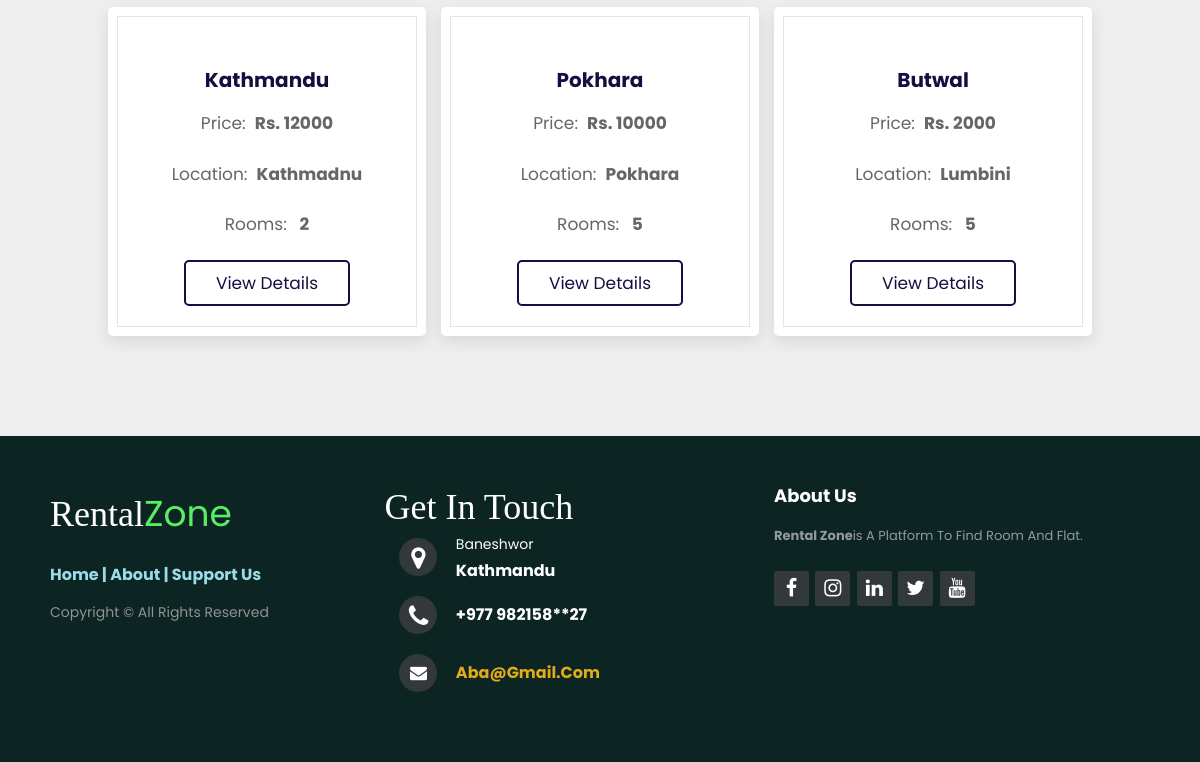
The app's page / (lower part), older data.
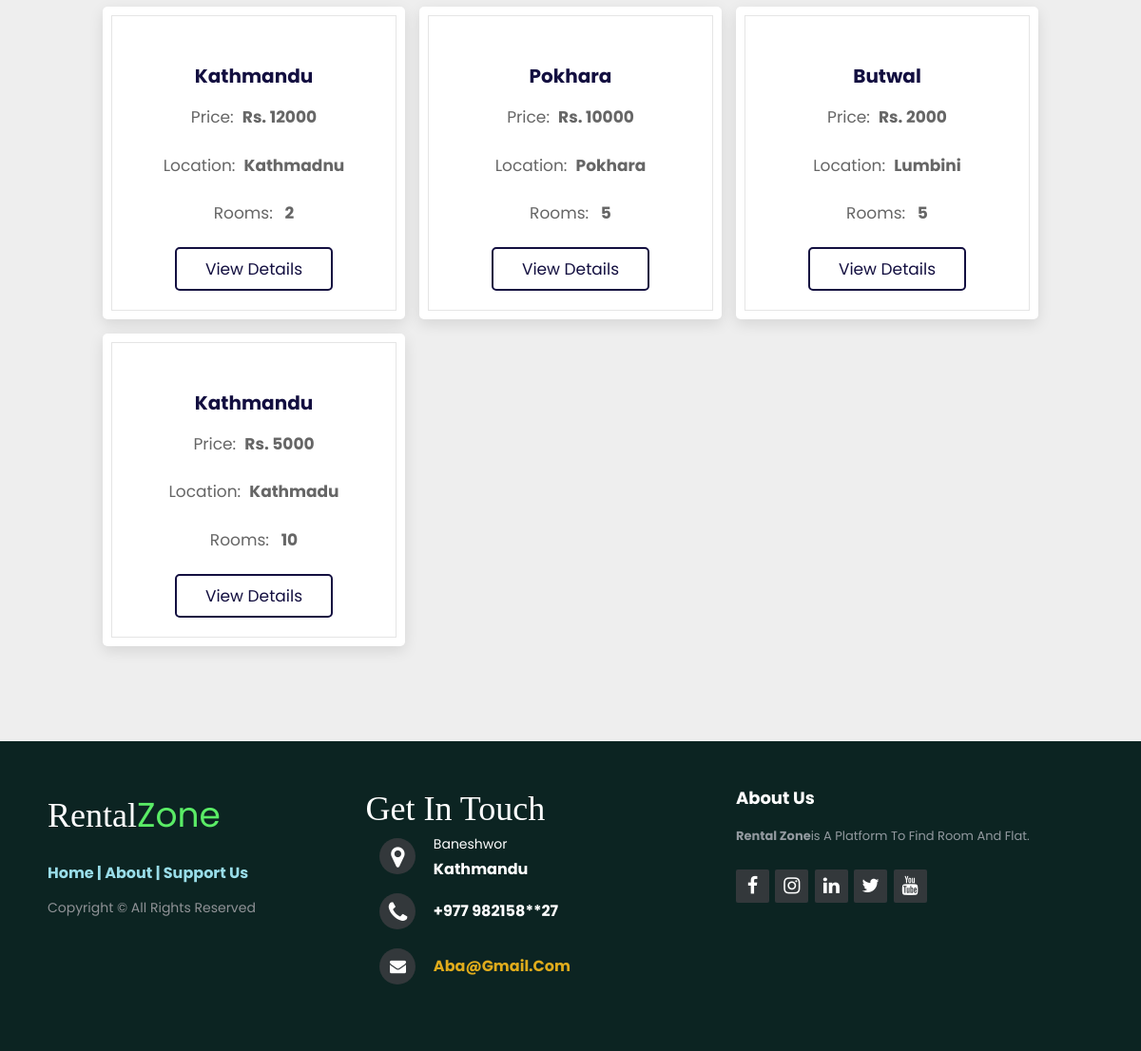
The same page, newer data.
### rooms/models.py (models this page shows)
class Room(models.Model):
   owner = models.ForeignKey(CustomUser,on_delete=models.CASCADE)
   number_of_room = models.PositiveIntegerField(default=0,null=True,blank=True)
   available_rooms = models.PositiveIntegerField(default=0,null=True,blank=True)
   room_price = models.PositiveIntegerField(default=0,null=True,blank=True)
   area_of_room = models.CharField(max_length=45,null=True,blank=True)
   floor = models.CharField(max_length=45,null=True,blank=True)
   parking = models.BooleanField(default=False,null=True,blank=True)
   address = models.CharField(max_length=100,null=True,blank=True)
   city = models.CharField(max_length=25,null=True,blank=True)
   state = models.CharField(max_length=25,null=True,blank=True)
   country = models.CharField(max_length=25,null=True,blank=True)
   image1 =  models.ImageField(upload_to='rooms/', null=True, blank=True )
   image2 = models.ImageField(upload_to='rooms/', null=True, blank=True)
   image3 = models.ImageField(upload_to='rooms/', null=True, blank=True)
   image4 = models.ImageField(upload_to='rooms/', null=True, blank=True)
   description = models.TextField(null=True, blank=True)
   map_link= models.TextField(null=True, blank=True)

### rooms/views.py (the view)
# urls.py: path('', views.index , name = "index"),
def index(request):
    roomList = Room.objects.all()
    latest_four = Room.objects.all().order_by('-id')[:4]
    latest_four = reversed(latest_four)
    context ={'latest_four':latest_four}
    return render(request,'index.html',context)

### templates/index.html (shortened to what this page needs)
{% load static %}
<!DOCTYPE html>
<html lang="en">
<head>
  <link rel="stylesheet" href="https://unpkg.com/swiper@7/swiper-bundle.min.css" />
  <link rel="stylesheet" href="https://stackpath.bootstrapcdn.com/font-awesome/4.7.0/css/font-awesome.min.css">
  <link rel="stylesheet" href="https://cdnjs.cloudflare.com/ajax/libs/font-awesome/5.15.4/css/all.min.css">
  <link rel="stylesheet" href="http://maxcdn.bootstrapcdn.com/font-awesome/4.2.0/css/font-awesome.min.css">
  <link rel="stylesheet" href=" {% static 'css/style.css' %} ">
  <link rel="stylesheet" href="{% static 'css/rooms.css' %}">
  <link rel="stylesheet" href="{% static 'css/footer.css' %}">
</head>
<body>
  <section class="categories" id="rooms">
    <h1 class="heading"> Latest Rooms</h1>
    <div class="box-container">
      {% for room in latest_four %}
      <div class="box">
        <h3>{{room.address}}</h3>
        <p>Price: &nbsp;<b>Rs. {{room.room_price}}</b> </p>
        <p>Location: &nbsp;<b>{{room.city}}</b> </p>
        <p>Rooms: &nbsp;<b>  {{room.available_rooms}}</b> </p>
        <a href="/roomView/{{room.id}} " class="viewDetainbtn">View details</a>
      </div>
      {% endfor %}
      </div>
  </section>
  {% include './footer.html' %}
</body>
</html>

Row changes from the older to the newer data that the page shows:
added Room: address "Kathmandu", room_price "5000", city "Kathmadu", available_rooms "10"
